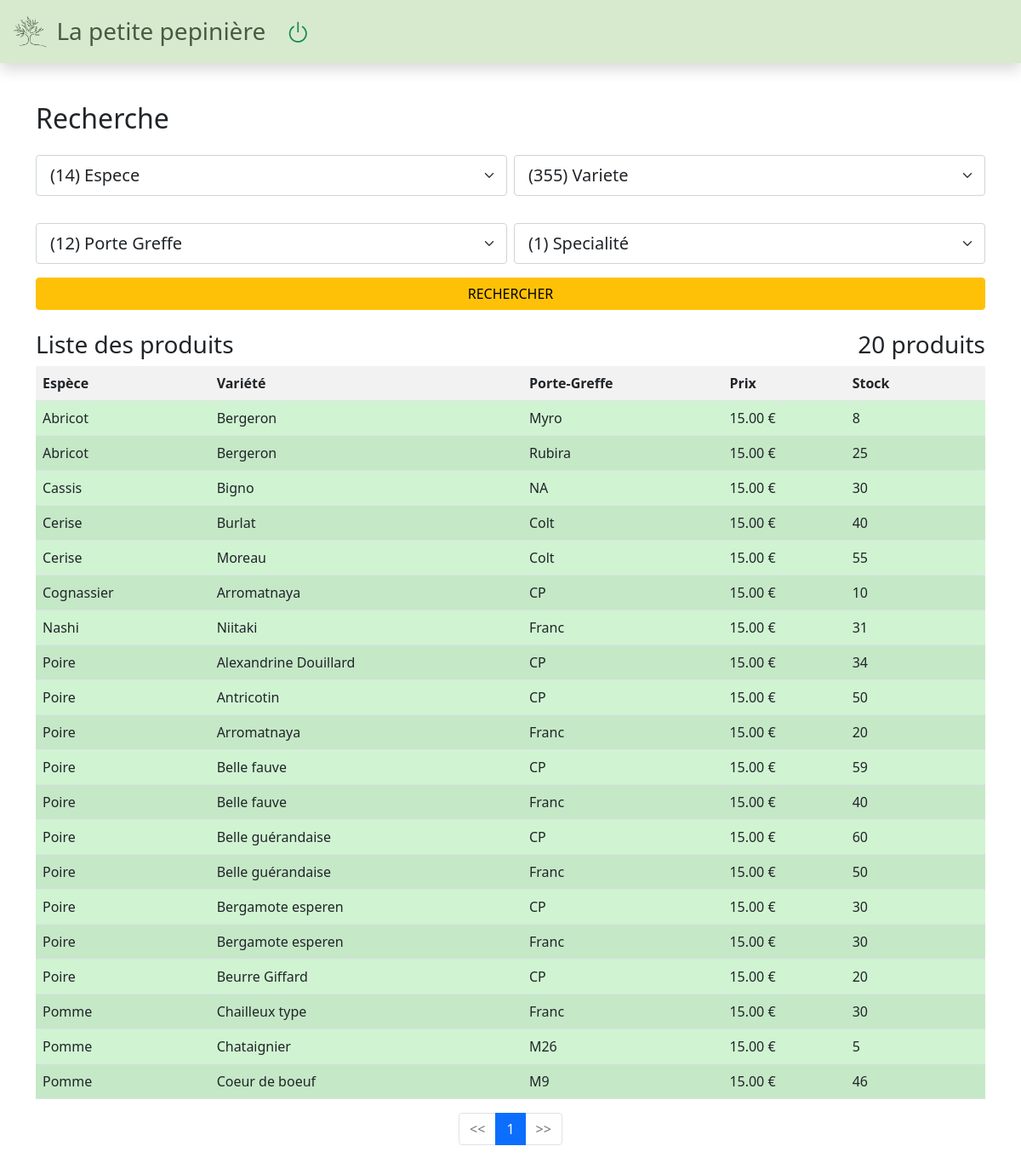
The page / on the database its author committed.
### onlineshop/models.py (models this page shows, shortened)
class Produit(models.Model):
    objects = models.Manager()
    espece = models.ForeignKey(Espece, related_name='produits', on_delete=models.CASCADE)
    variete = models.ForeignKey(Variete, related_name='produits', on_delete=models.CASCADE)
    portegreffe = models.ForeignKey(PorteGreffe, related_name='produits', on_delete=models.CASCADE)
    spec = models.ForeignKey(Spec, related_name='produits', on_delete=models.CASCADE, blank=True, null=True)
    nom = models.CharField(max_length=200, db_index=True)
    slug = models.SlugField(max_length=200, db_index=True)
    description = models.TextField(blank=True)
    prix = models.DecimalField(max_digits=10, decimal_places=2, default=15.00)
    stock = models.IntegerField(default=0)
    stock_bis = models.IntegerField(default=0)
    available = models.BooleanField(default=True)
    class Meta:
        ordering = ('nom',)
        index_together = (('id', 'slug'),)
        verbose_name = 'produit'
        verbose_name_plural = 'produits'

class Espece(models.Model):
    objects = models.Manager()
    nom = models.CharField(max_length=200, db_index=True)
    slug = models.SlugField(max_length=200, unique=True)
    class Meta:
        ordering = ('nom',)
        verbose_name = 'espece'
        verbose_name_plural = 'especes'
    def __str__(self):
        return self.nom

class Variete(models.Model):
    objects = models.Manager()
    nom = models.CharField(max_length=200, db_index=True)
    slug = models.SlugField(max_length=200, unique=True)
    class Meta:
        ordering = ('nom',)
        verbose_name = 'variete'
        verbose_name_plural = 'varietes'
    def __str__(self):
        return self.nom

class PorteGreffe(models.Model):
    objects = models.Manager()
    nom = models.CharField(max_length=200, db_index=True)
    slug = models.SlugField(max_length=200, unique=True)
    class Meta:
        ordering = ('nom',)
        verbose_name = 'porte-greffe'
        verbose_name_plural = 'porte-greffes'
    def __str__(self):
        return self.nom

### onlineshop/views.py (the view, shortened to what this page needs)
# urls.py: path('', views.produit_list, name='produit_list'),
def produit_list(request, espece_slug=None, variete_slug=None, portegreffe_slug=None, spec_slug=None):
    espece = None
    variete = None
    portegreffe = None
    spec = None
    stock_bool = True
    especes = Espece.objects.all()
    varietes = Variete.objects.all()
    portegreffes = PorteGreffe.objects.all()
    specs = Spec.objects.all()
    produits_list = Produit.objects.filter(available=True).order_by('espece', 'variete', 'portegreffe')
    if not request.user.is_authenticated:
        produits_list = produits_list.filter(stock_bis__gt=0)
    if espece_slug:
        espece = get_object_or_404(Espece, slug=espece_slug)
        produits_list = produits_list.filter(espece=espece)
    if variete_slug:
        variete = get_object_or_404(Variete, slug=variete_slug)
        produits_list = produits_list.filter(variete=variete)
    if portegreffe_slug:
        portegreffe = get_object_or_404(PorteGreffe, slug=portegreffe_slug)
        produits_list = produits_list.filter(portegreffe=portegreffe)
    if spec_slug:
        spec = get_object_or_404(Spec, slug=spec_slug)
        produits_list = produits_list.filter(spec=spec)
    if stock_bool:
        produits_list = produits_list.filter(stock_bis__gt=0)
    paginator = Paginator(produits_list, 50)
    page = request.GET.get('page')
    try:
        produits = paginator.page(page)
    except PageNotAnInteger:
        produits = paginator.page(1)
    except EmptyPage:
        produits = paginator.page(paginator.num_pages)
    context = {'espece': espece,
               'especes': especes,
               'variete': variete,
               'varietes': varietes,
               'portegreffe': portegreffe,
               'portegreffes': portegreffes,
               'spec': spec,
               'specs': specs,
               'produits': produits,
               'produits_list': produits_list,
               'stock_bool': stock_bool,
               'paginate': True
               }
    return render(request, 'onlineshop/list.html', context)

### pepiniere/templates/onlineshop/list.html (shortened to what this page needs)
{% extends 'onlineshop/base.html' %}
{% load static %}
{% block content %}
{% include 'onlineshop/searchb.html' %}
<div class="nav justify-content-between">
<div class="h3">Liste des produits</div>
<div class="h3" id="qty_find_product">{{ produits_list|length }} produits</div>
</div>
<div class="centered">
    <table class="table table-striped border-collapse">
    <tr>
        <th scope="col">Espèce</th>
        <th scope="col">Variété</th>
        <th scope="col">Porte-Greffe</th>
        <th scope="col">Prix</th>
        <th scope="col">Stock</th>
        <th scope="col-3">&nbsp;</th>
    </tr>
    {% for produit in produits %}
        {% if produit.stock_bis > 0 or request.user.is_authenticated %}
        <tr class="align-middle" {% if produit.stock_bis > 0 %} style="background:#D0F4D2;" {% endif %}>
            <td class="align-middle">{{ produit.espece }}</td>
            <td class="align-middle">{{ produit.variete }}</td>
            <td class="align-middle">{{ produit.portegreffe }}</td>
            <td class="align-middle">{{ produit.prix }} €</td>
            <td class="align-middle">{{ produit.stock_bis }}</td>
            {% if request.user.is_authenticated %}
                <td class="align-middle">{{ produit.stock }}</td>
                <td class="d-flex justify-content-end">
                    {% if produit.stock_bis > 0 %}
                        {% csrf_token %}
                        <input type="number" name="qte" value="1" min="1" max="{{ produit.stock_bis }}" required="" id="id-qte-{{ produit.id}}" class="form-control w-80" width="80" style="width:80px;">
                        <button type="submit" value="Ajouter au panier" class="btn btn-warning" id="cart-{{ produit.id }}"><i class="bi-cart-plus"></i></button>
                        <input type="hidden" value="{{ produit.id }}" name="produit_id" id="produit_id" />
                        <button type="submit" value="Ajouter à une commande" class="btn btn-success" id="order-{{ produit.id }}" data-bs-toggle="modal" data-bs-target="#modalSearchOrder" data-bs-whatever="@mdo"><i class="bi-bag-plus"></i></button>
                    {% else %}
                        {% csrf_token %}
                        <input type="number" name="qte" disabled value="0" class="form-control w-80" width="80" style="width:80px;">
                        <button disabled type="submit" value="Ajouter au panier" class="btn btn-warning"><i class="bi-cart-plus"></i></button>
                        <button disabled type="submit" value="Ajouter à une commande" class="btn btn-success"><i class="bi-bag-plus"></i></button>
                    {% endif %}
                    <a href="{{ produit.get_absolute_url }}" class="btn btn-primary"><i class="bi bi-info-circle"></i></a>
                </td>
                <script>
                    document.querySelector("#order-{{ produit.id }}").addEventListener("click", event => {
                        document.querySelector("#produit-id").value = {{ produit.id }};
                    });
                    document.querySelector("#cart-{{ produit.id }}").addEventListener("click", event => {
                        let formData = new FormData();
                        let csrfTokenValue = document.querySelector('[name=csrfmiddlewaretoken]').value;
                        formData.append('qte', document.querySelector("#id-qte-{{ produit.id }}").value);
                        const request = new Request('/cart/add/{{ produit.id }}', {
                            method: 'POST',
                            body: formData,
                            headers: {'X-CSRFToken': csrfTokenValue}
                        });
                        fetch(request)
                            .then(response => response.json())
                                .then(result => {
                                    document.querySelector('#lblCartCount').innerHTML = result['total'];
                                    //document.querySelector('#lblCartCount').style.display = "block";
                                    document.querySelector("#cartLink").href = "/cart/";
                                    document.querySelector('#toastAjax').style.display = "block";
                                    document.querySelector('#textErrorMessageAjax').innerHTML = result['message'];
                                    document.querySelector('#errorMessageAjax').style.display = "block";
                                    let y =  window.scrollY;
                                    console.log(y)
                                    document.querySelector('#toastPlacementAjax').setAttribute('style', 'z-index:100; top:' + y + 'px !important');
                                    $('#errorMessageAjax').addClass('show');
                                    $('#errorMessageAjax').removeClass('hide');
                                    function hideMsg () {
                                        $('#errorMessageAjax').fadeOut();
                                        $('#erroMessageAjax').removeClass('show');
                                        $('#errorMessageAjax').addClass('hide');
                                    }
                                    setTimeout(hideMsg,3000);
                                })
                    })
                </script>
            {% else %}
            <td class="d-flex justify-content-end">&nbsp;</td>
            {% endif %}
        </tr>
        {% endif %}
    {% endfor %}
    </table>
</div>
{% if paginate %}
<nav aria-label="...">
<ul class="pagination justify-content-center">
    {% if produits.has_previous %}
        <form action="?page={{ produits.previous_page_number }}" method="post">
            {% csrf_token %}
            <input type="hidden" value="{{ espece.slug }}" name="espece">
            <input type="hidden" value="{{ variete.slug }}" name="variete">
            <input type="hidden" value="{{ portegreffe.slug }}" name="portegreffe">
            <input type="hidden" value="{{ spec.slug }}" name="spec">
            <input type="hidden" value="{{ stock_bool }}" name="stock_bool">
            <li class="page-item"><button type="submit" class="page-link"><<</button></li>
        </form>
    {% else %}
        <li class="page-item disabled"><a class="page-link" href="#"><<</a></li>
    {% endif %}
    {% for i in produits.paginator.page_range %}
        {% if produits.number == i %}
            <li class="page-item active"><span class="page-link" href="#">{{ i }}</span></li>
        {% endif %}
    {% endfor %}
    {% if produits.has_next %}
        <form action="?page={{ produits.next_page_number }}" method="post">
            {% csrf_token %}
            <input type="hidden" value="{{ espece.slug }}" name="espece">
            <input type="hidden" value="{{ variete.slug }}" name="variete">
            <input type="hidden" value="{{ portegreffe.slug }}" name="portegreffe">
            <input type="hidden" value="{{ spec.slug }}" name="spec">
            <input type="hidden" value="{{ stock_bool }}" name="stock_bool">
            <li class="page-item"><button type="submit" class="page-link">>></button></li>
        </form>
    {% else %}
        <li class="page-item disabled"><a class="page-link" href="#">>></a></li>
    {% endif %}
</ul>
</nav>
{% endif %}
{% endblock %}

### onlineshop/static/css/style.css (style rules this page uses)
body { padding-top:4.5em; }
.active { color:red !important; }

### rows shown on the page
Produit: espece "Abricot", variete "Bergeron", portegreffe "Myro", prix "15.00", stock_bis "8"
Produit: espece "Abricot", variete "Bergeron", portegreffe "Rubira", prix "15.00", stock_bis "25"
Produit: espece "Cassis", variete "Bigno", portegreffe "NA", prix "15.00", stock_bis "30"
Produit: espece "Cerise", variete "Burlat", portegreffe "Colt", prix "15.00", stock_bis "40"
Produit: espece "Cerise", variete "Moreau", portegreffe "Colt", prix "15.00", stock_bis "55"
Produit: espece "Cognassier", variete "Arromatnaya", portegreffe "CP", prix "15.00", stock_bis "10"
Produit: espece "Nashi", variete "Niitaki", portegreffe "Franc", prix "15.00", stock_bis "31"
Produit: espece "Poire", variete "Alexandrine Douillard", portegreffe "CP", prix "15.00", stock_bis "34"
Produit: espece "Poire", variete "Antricotin", portegreffe "CP", prix "15.00", stock_bis "50"
Produit: espece "Poire", variete "Arromatnaya", portegreffe "Franc", prix "15.00", stock_bis "20"
Produit: espece "Poire", variete "Belle fauve", portegreffe "CP", prix "15.00", stock_bis "59"
Produit: espece "Poire", variete "Belle fauve", portegreffe "Franc", prix "15.00", stock_bis "40"
Produit: espece "Poire", variete "Belle guérandaise", portegreffe "CP", prix "15.00", stock_bis "60"
Produit: espece "Poire", variete "Belle guérandaise", portegreffe "Franc", prix "15.00", stock_bis "50"
Produit: espece "Poire", variete "Bergamote esperen", portegreffe "CP", prix "15.00", stock_bis "30"
Produit: espece "Poire", variete "Bergamote esperen", portegreffe "Franc", prix "15.00", stock_bis "30"
Produit: espece "Poire", variete "Beurre Giffard", portegreffe "CP", prix "15.00", stock_bis "20"
Produit: espece "Pomme", variete "Chailleux type", portegreffe "Franc", prix "15.00", stock_bis "30"
Produit: espece "Pomme", variete "Chataignier", portegreffe "M26", prix "15.00", stock_bis "5"
Produit: espece "Pomme", variete "Coeur de boeuf", portegreffe "M9", prix "15.00", stock_bis "46"

### other values the page prints
{{ produits_list|length }} "20"
{{ i }} "1"
